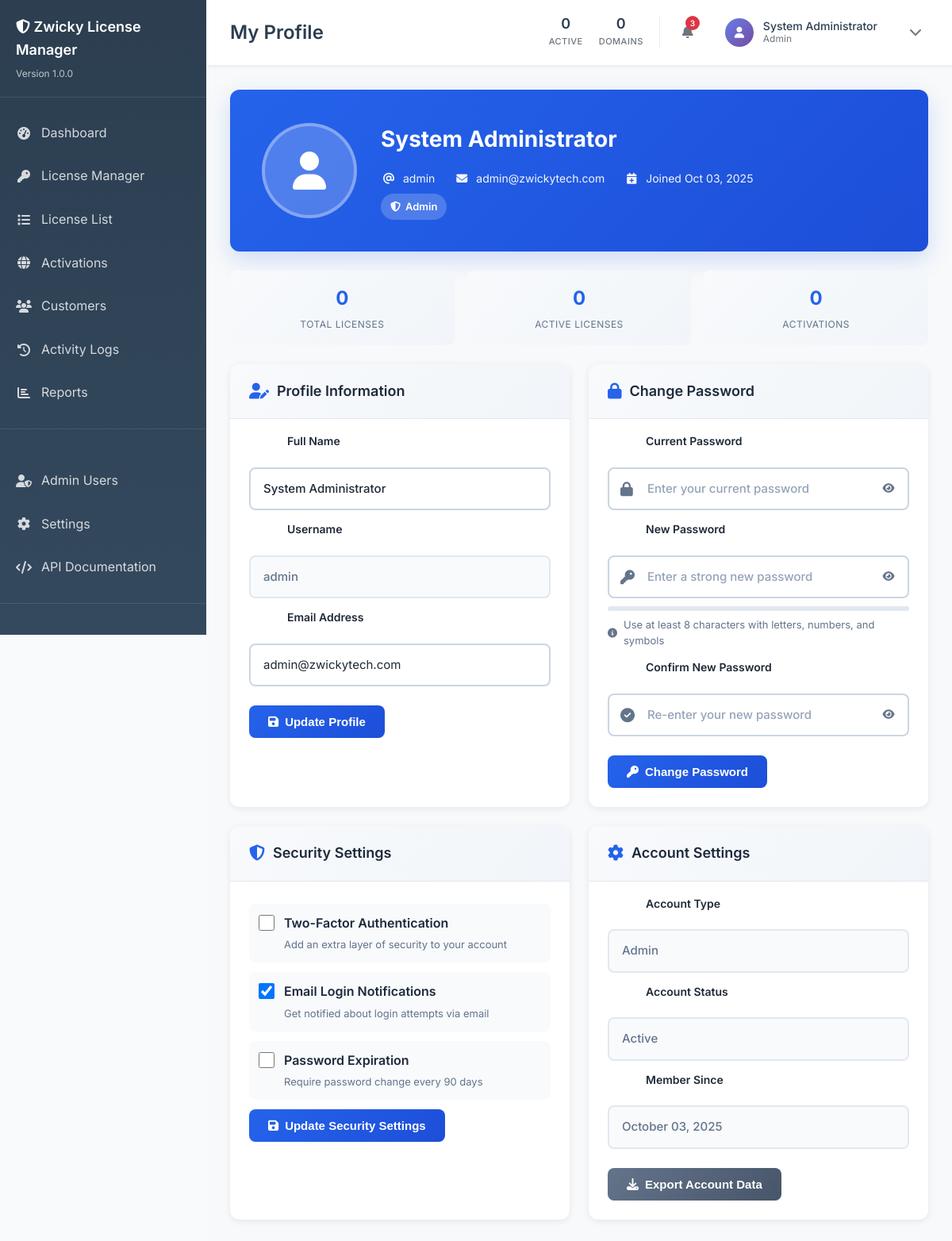
Screenshot of /admin/profile.php (signed in) with the database file from the repository.
### tables this page shows
CREATE TABLE IF NOT EXISTS `zwicky_admin_users` (
    `id` INT AUTO_INCREMENT PRIMARY KEY,
    `username` VARCHAR(50) UNIQUE NOT NULL COMMENT 'Admin username for login',
    `email` VARCHAR(100) UNIQUE NOT NULL COMMENT 'Admin email address',
    `password_hash` VARCHAR(255) NOT NULL COMMENT 'Hashed password',
    `full_name` VARCHAR(100) COMMENT 'Admin full name',
    `role` ENUM('admin', 'manager', 'viewer') DEFAULT 'admin' COMMENT 'User role and permissions',
    `status` ENUM('active', 'inactive') DEFAULT 'active' COMMENT 'Account status',
    `last_login` TIMESTAMP NULL COMMENT 'Last successful login',
    `login_attempts` INT DEFAULT 0 COMMENT 'Failed login attempt counter',
    `locked_until` TIMESTAMP NULL COMMENT 'Account lock expiration',
    `created_at` TIMESTAMP DEFAULT CURRENT_TIMESTAMP COMMENT 'Account creation timestamp',
    `updated_at` TIMESTAMP DEFAULT CURRENT_TIMESTAMP ON UPDATE CURRENT_TIMESTAMP COMMENT 'Last update timestamp',
    
     
    INDEX `idx_username` (`username`),
    INDEX `idx_email` (`email`),
    INDEX `idx_status` (`status`),
    INDEX `idx_role` (`role`),
    INDEX `idx_last_login` (`last_login`),
    INDEX `idx_locked_until` (`locked_until`),
    
     
    INDEX `idx_username_status` (`username`, `status`),
    INDEX `idx_email_status` (`email`, `status`)
    
);

### admin/profile.php (the view, shortened to what the rows shown need)
<?php
require_once '../config/config.php';
$auth = new LMSAdminAuth();
$current_user = $auth->getCurrentUser();
$page_title = 'My Profile';
?>
<!DOCTYPE html>
<html lang="en">
<head>
    <link rel="stylesheet" href="../assets/css/admin.css?v=<?php echo time(); ?>">
    <link rel="stylesheet" href="https://cdnjs.cloudflare.com/ajax/libs/font-awesome/6.4.0/css/all.min.css">
</head>
<body>
    <div class="dashboard-container">
        <div class="main-content">
            <?php include 'includes/topbar.php'; ?>
            <div class="content-area">
                <div class="profile-header">
                    <div class="profile-info">
                        <h2><?php echo htmlspecialchars($current_user['full_name']); ?></h2>
                        <div class="profile-meta">
                            <div class="profile-meta-item">
                                <i class="fas fa-at"></i>
                                <span><?php echo htmlspecialchars($current_user['username']); ?></span>
                            </div>
                            <div class="profile-meta-item">
                                <i class="fas fa-envelope"></i>
                                <span><?php echo htmlspecialchars($current_user['email']); ?></span>
                            </div>
                            <div class="profile-meta-item">
                                <i class="fas fa-calendar-plus"></i>
                                <span>Joined <?php echo date('M d, Y', strtotime($current_user['created_at'])); ?></span>
                            </div>
                        </div>
                        <div class="profile-badge">
                            <i class="fas fa-<?php echo $current_user['role'] == 'admin' ? 'shield-halved' : 'user'; ?>"></i>
                            <?php echo ucfirst($current_user['role']); ?>
                        </div>
                    </div>
                </div>
                <div class="profile-grid">
                    <div class="profile-card">
                        <div class="profile-card-body">
                            <div class="form-group">
                                <label for="fullName">Full Name</label>
                                <input type="text" id="fullName" class="form-control-profile" value="<?php echo htmlspecialchars($current_user['full_name']); ?>" placeholder="Enter your full name">
                            </div>
                            <div class="form-group">
                                <label for="username">Username</label>
                                <input type="text" id="username" class="form-control-profile" value="<?php echo htmlspecialchars($current_user['username']); ?>" placeholder="Username (cannot be changed)" readonly>
                            </div>
                            <div class="form-group">
                                <label for="email">Email Address</label>
                                <input type="email" id="email" class="form-control-profile" value="<?php echo htmlspecialchars($current_user['email']); ?>" placeholder="Enter your email address">
                            </div>
                        </div>
                    </div>
                    <div class="profile-card">
                        <div class="profile-card-body">
                            <div class="form-group">
                                <label>Account Type</label>
                                <input type="text" class="form-control-profile" value="<?php echo ucfirst($current_user['role']); ?>" readonly>
                            </div>
                            <div class="form-group">
                                <label>Member Since</label>
                                <input type="text" class="form-control-profile" value="<?php echo date('F d, Y', strtotime($current_user['created_at'])); ?>" readonly>
                            </div>
                        </div>
                    </div>
                </div>
            </div>
        </div>
    </div>
</body>
</html>

### admin/includes/topbar.php (shortened to what the rows shown need)
<div class="top-bar">
    <div class="page-title-section">
        <h1 class="page-title">
            <?php echo isset($page_title) ? htmlspecialchars($page_title) : 'Dashboard'; ?>
        </h1>
    </div>
    <div class="user-menu">
        <div class="user-info">
            <div class="user-details">
                <div class="user-name"><?php echo htmlspecialchars($current_user['full_name']); ?></div>
                <div class="user-role"><?php echo ucfirst($current_user['role']); ?></div>
            </div>
        </div>
    </div>
</div>

### rows the page displays
zwicky_admin_users: full_name "System Administrator", role "Admin", username "admin", email "admin@zwickytech.com", created_at "Oct 03, 2025", created_at "October 03, 2025"

### other values shown
LMS_VERSION "1.0.0"
$page_title "My Profile"
$stats['active_licenses'] "0"
$stats['total_activations'] "0"
$stats['total_licenses'] "0"
